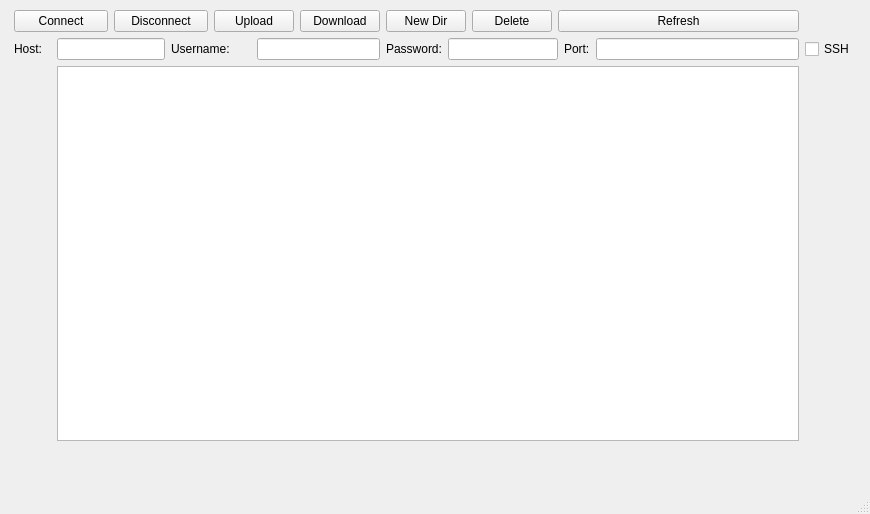
<?xml version="1.0" encoding="UTF-8"?>
<ui version="4.0">
 <class>MainWindow</class>
 <widget class="QMainWindow" name="MainWindow">
  <property name="geometry">
   <rect>
    <x>0</x>
    <y>0</y>
    <width>870</width>
    <height>514</height>
   </rect>
  </property>
  <property name="windowTitle">
   <string>MainWindow</string>
  </property>
  <widget class="QWidget" name="centralwidget">
   <widget class="QWidget" name="">
    <property name="geometry">
     <rect>
      <x>14</x>
      <y>10</y>
      <width>841</width>
      <height>431</height>
     </rect>
    </property>
    <layout class="QGridLayout" name="gridLayout">
     <item row="0" column="0" colspan="2">
      <widget class="QPushButton" name="connectButton">
       <property name="text">
        <string>Connect</string>
       </property>
       <property name="icon">
        <iconset>
         <normaloff>../../icons/bonus/icons-24/arrow-circle.png</normaloff>../../icons/bonus/icons-24/arrow-circle.png</iconset>
       </property>
      </widget>
     </item>
     <item row="0" column="2" colspan="2">
      <widget class="QPushButton" name="disconnectButton">
       <property name="text">
        <string>Disconnect</string>
       </property>
       <property name="icon">
        <iconset>
         <normaloff>../../icons/bonus/icons-24/arrow-circle.png</normaloff>../../icons/bonus/icons-24/arrow-circle.png</iconset>
       </property>
      </widget>
     </item>
     <item row="0" column="4" colspan="2">
      <widget class="QPushButton" name="UploadButton">
       <property name="text">
        <string>Upload</string>
       </property>
       <property name="icon">
        <iconset>
         <normaloff>../../icons/bonus/icons-24/arrow-090.png</normaloff>../../icons/bonus/icons-24/arrow-090.png</iconset>
       </property>
      </widget>
     </item>
     <item row="0" column="6">
      <widget class="QPushButton" name="downloadButton">
       <property name="text">
        <string>Download</string>
       </property>
       <property name="icon">
        <iconset>
         <normaloff>../../icons/bonus/icons-24/arrow-270.png</normaloff>../../icons/bonus/icons-24/arrow-270.png</iconset>
       </property>
      </widget>
     </item>
     <item row="0" column="7" colspan="2">
      <widget class="QPushButton" name="newdirButton">
       <property name="text">
        <string>New Dir</string>
       </property>
       <property name="icon">
        <iconset>
         <normaloff>../../icons/bonus/icons-24/plus.png</normaloff>../../icons/bonus/icons-24/plus.png</iconset>
       </property>
      </widget>
     </item>
     <item row="0" column="9">
      <widget class="QPushButton" name="deleteButton">
       <property name="text">
        <string>Delete</string>
       </property>
       <property name="icon">
        <iconset>
         <normaloff>../../icons/bonus/icons-24/cross.png</normaloff>../../icons/bonus/icons-24/cross.png</iconset>
       </property>
      </widget>
     </item>
     <item row="0" column="10" colspan="3">
      <widget class="QPushButton" name="refreshButton">
       <property name="text">
        <string>Refresh</string>
       </property>
       <property name="icon">
        <iconset>
         <normaloff>../../icons/bonus/icons-24/arrow-circle-double.png</normaloff>../../icons/bonus/icons-24/arrow-circle-double.png</iconset>
       </property>
      </widget>
     </item>
     <item row="1" column="0">
      <widget class="QLabel" name="label">
       <property name="text">
        <string>Host:</string>
       </property>
      </widget>
     </item>
     <item row="1" column="1" colspan="2">
      <widget class="QLineEdit" name="hostEdit"/>
     </item>
     <item row="1" column="3" colspan="2">
      <widget class="QLabel" name="label_2">
       <property name="text">
        <string>Username:</string>
       </property>
      </widget>
     </item>
     <item row="1" column="5" colspan="2">
      <widget class="QLineEdit" name="usernameEdit"/>
     </item>
     <item row="1" column="7">
      <widget class="QLabel" name="label_3">
       <property name="text">
        <string>Password:</string>
       </property>
      </widget>
     </item>
     <item row="1" column="8" colspan="3">
      <widget class="QLineEdit" name="passwordEdit">
       <property name="echoMode">
        <enum>QLineEdit::Password</enum>
       </property>
      </widget>
     </item>
     <item row="1" column="11">
      <widget class="QLabel" name="label_4">
       <property name="text">
        <string>Port:</string>
       </property>
      </widget>
     </item>
     <item row="1" column="12">
      <widget class="QLineEdit" name="portEdit"/>
     </item>
     <item row="1" column="13">
      <widget class="QCheckBox" name="sshBox">
       <property name="text">
        <string>SSH</string>
       </property>
      </widget>
     </item>
     <item row="2" column="1" colspan="12">
      <widget class="QPlainTextEdit" name="infoBox"/>
     </item>
    </layout>
   </widget>
  </widget>
  <widget class="QMenuBar" name="menubar">
   <property name="geometry">
    <rect>
     <x>0</x>
     <y>0</y>
     <width>870</width>
     <height>25</height>
    </rect>
   </property>
  </widget>
  <widget class="QStatusBar" name="statusbar"/>
 </widget>
 <resources/>
 <connections/>
</ui>
